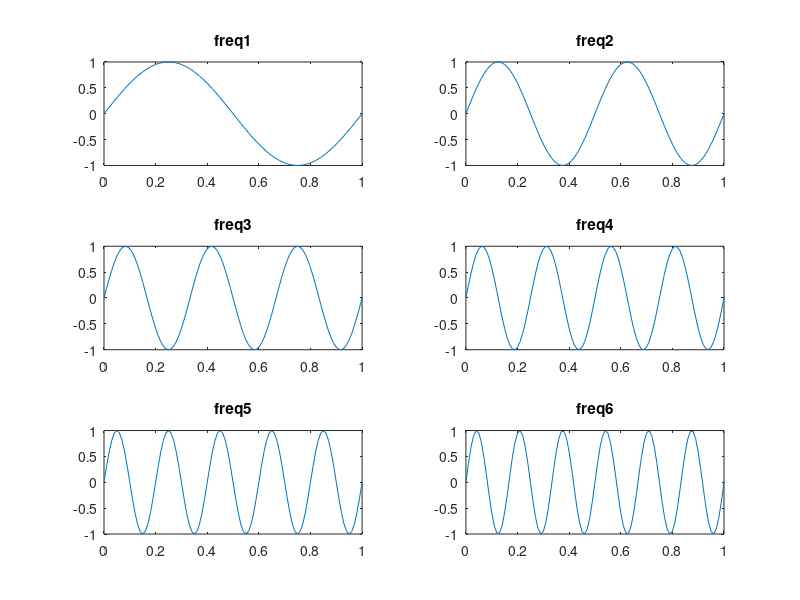

Recreate this plot in MATLAB.
t= 0:0.01:1;
figure 
for f=1:6
    y= sin (2*pi *f*t);
    subplot (3,2,f)
    plot (t,y)
    title(['freq',num2str(f)]);
end 
    